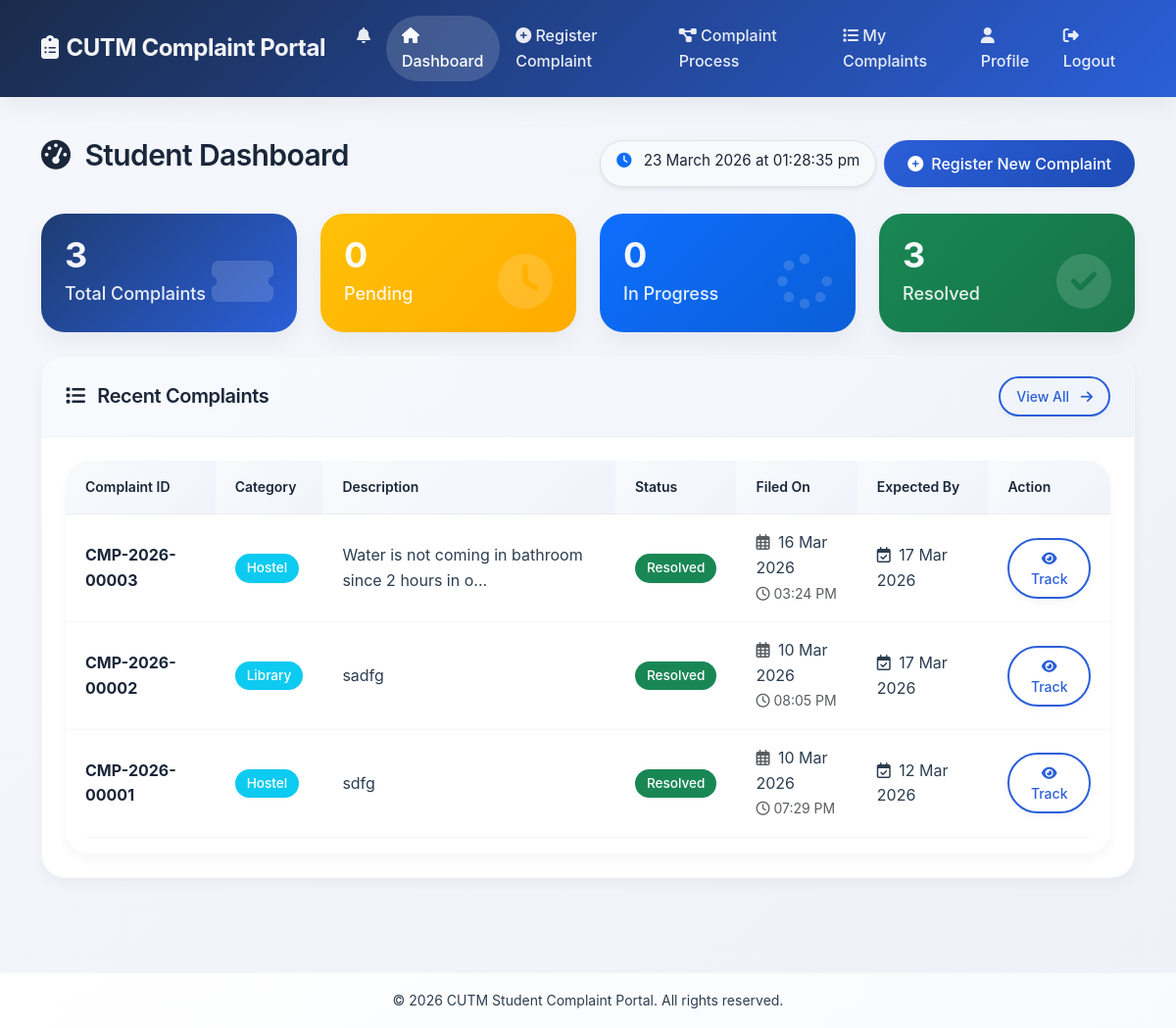
/student/dashboard (signed in), run on the app's committed database.
### models.py (models this page shows, shortened)
class Complaint(db.Model):
    __tablename__ = 'complaints'
    id = db.Column(db.Integer, primary_key=True)
    complaint_id = db.Column(db.String(50), unique=True, nullable=False)
    student_id = db.Column(db.Integer, db.ForeignKey('users.id'), nullable=False)
    category = db.Column(db.String(50), nullable=False)
    subcategory = db.Column(db.String(100), nullable=False)
    description = db.Column(db.Text, nullable=False)
    location = db.Column(db.String(200), nullable=False)
    image_path = db.Column(db.String(200))
    status = db.Column(db.String(50), default='Pending')
    priority = db.Column(db.String(20), default='Medium')
    assigned_to = db.Column(db.Integer, db.ForeignKey('users.id'), nullable=True)
    assigned_department = db.Column(db.String(100))
    assigned_date = db.Column(db.DateTime)
    estimated_completion_date = db.Column(db.DateTime)
    actual_completion_date = db.Column(db.DateTime)
    created_at = db.Column(db.DateTime, default=datetime.utcnow)
    updated_at = db.Column(db.DateTime, default=datetime.utcnow, onupdate=datetime.utcnow)
    escalated_at = db.Column(db.DateTime)
    escalation_count = db.Column(db.Integer, default=0)
    student = db.relationship('User', back_populates='complaints', foreign_keys=[student_id])
    assigned_staff = db.relationship('User', back_populates='assigned_complaints', foreign_keys=[assigned_to])
    tracking_updates = db.relationship('ComplaintTracking', back_populates='complaint', lazy=True, cascade='all, delete-orphan')
    feedback = db.relationship('Feedback', back_populates='complaint', uselist=False, cascade='all, delete-orphan')
    notifications = db.relationship('Notification', back_populates='complaint', lazy=True, cascade='all, delete-orphan')

### app.py (the view)
@app.route('/student/dashboard')
@login_required
def student_dashboard():
    if current_user.role != 'student':
        return redirect(url_for('index'))
    complaints = Complaint.query.filter_by(student_id=current_user.id).order_by(Complaint.created_at.desc()).limit(5).all()
    stats = {
        'total': Complaint.query.filter_by(student_id=current_user.id).count(),
        'pending': Complaint.query.filter_by(student_id=current_user.id, status='Pending').count(),
        'in_progress': Complaint.query.filter_by(student_id=current_user.id, status='Work in Progress').count(),
        'resolved': Complaint.query.filter_by(student_id=current_user.id, status='Resolved').count()
    }
    unread_notifications = Notification.query.filter_by(user_id=current_user.id, is_read=False).count()
    return render_template('student/dashboard.html',
                         complaints=complaints,
                         stats=stats,
                         unread_notifications=unread_notifications)

### app.py (called while the page is built)
@login_manager.user_loader
def load_user(user_id):
    return User.query.get(int(user_id))

@app.context_processor
def utility_processor():
    from datetime import datetime
    import pytz
    def ist_time(dt=None):
        if dt is None:
            dt = datetime.utcnow()
        utc = pytz.timezone('UTC')
        ist = pytz.timezone('Asia/Kolkata')
        if dt.tzinfo is None:
            dt = utc.localize(dt)
        ist_dt = dt.astimezone(ist)
        return ist_dt
    def format_ist(dt, format='%d %b %Y, %I:%M %p'):
        if dt is None:
            return "N/A"
        try:
            ist_dt = ist_time(dt)
            return ist_dt.strftime(format)
        except:
            return str(dt)
    return {
        'now': datetime.now,
        'datetime': datetime,
        'ist_time': ist_time,
        'format_ist': format_ist,
        'current_time': ist_time()
    }

### templates/student/dashboard.html (shortened to what this page needs)
{% extends "base.html" %}
{% block content %}
<div class="container">
    <div class="d-flex justify-content-between align-items-center mb-4">
        <h2>
            <i class="fas fa-tachometer-alt me-2"></i>
            Student Dashboard
        </h2>
        <div class="d-flex gap-2">
            <div class="current-time-badge bg-light rounded-pill px-3 py-2 shadow-sm">
                <i class="fas fa-clock text-primary me-2"></i>
                <span id="liveClock">{{ current_time.strftime('%d %B %Y, %I:%M:%S %p') }}</span>
            </div>
            <a href="{{ url_for('register_complaint') }}" class="btn btn-primary">
                <i class="fas fa-plus-circle me-2"></i>Register New Complaint
            </a>
        </div>
    </div>
    <div class="row mb-4">
        <div class="col-md-3">
            <div class="stats-card position-relative">
                <i class="fas fa-ticket-alt stats-icon"></i>
                <div class="stats-number">{{ stats.total }}</div>
                <div class="stats-label">Total Complaints</div>
            </div>
        </div>
        <div class="col-md-3">
            <div class="stats-card position-relative" style="background: linear-gradient(135deg, #ffc107 0%, #ffab00 100%);">
                <i class="fas fa-clock stats-icon"></i>
                <div class="stats-number">{{ stats.pending }}</div>
                <div class="stats-label">Pending</div>
            </div>
        </div>
        <div class="col-md-3">
            <div class="stats-card position-relative" style="background: linear-gradient(135deg, #0d6efd 0%, #0b5ed7 100%);">
                <i class="fas fa-spinner stats-icon"></i>
                <div class="stats-number">{{ stats.in_progress }}</div>
                <div class="stats-label">In Progress</div>
            </div>
        </div>
        <div class="col-md-3">
            <div class="stats-card position-relative" style="background: linear-gradient(135deg, #198754 0%, #157347 100%);">
                <i class="fas fa-check-circle stats-icon"></i>
                <div class="stats-number">{{ stats.resolved }}</div>
                <div class="stats-label">Resolved</div>
            </div>
        </div>
    </div>
    <div class="card">
        <div class="card-header bg-white d-flex justify-content-between align-items-center">
            <h5 class="mb-0">
                <i class="fas fa-list me-2"></i>
                Recent Complaints
            </h5>
            <a href="{{ url_for('my_complaints') }}" class="btn btn-sm btn-outline-primary">
                View All <i class="fas fa-arrow-right ms-2"></i>
            </a>
        </div>
        <div class="card-body">
            <div class="table-responsive">
                <table class="table table-hover">
                    <thead>
                        <tr>
                            <th>Complaint ID</th>
                            <th>Category</th>
                            <th>Description</th>
                            <th>Status</th>
                            <th>Filed On</th>
                            <th>Expected By</th>
                            <th>Action</th>
                        </tr>
                    </thead>
                    <tbody>
                        {% if complaints %}
                            {% for complaint in complaints %}
                            <tr>
                                <td>
                                    <strong>{{ complaint.complaint_id }}</strong>
                                </td>
                                <td>
                                    <span class="badge bg-info">{{ complaint.category }}</span>
                                </td>
                                <td>{{ complaint.description[:50] }}{% if complaint.description|length > 50 %}...{% endif %}</td>
                                <td>
                                    {% if complaint.status == 'Resolved' %}
                                        <span class="badge bg-success">{{ complaint.status }}</span>
                                    {% elif complaint.status == 'Rejected' %}
                                        <span class="badge bg-danger">{{ complaint.status }}</span>
                                    {% elif complaint.status == 'Escalated' %}
                                        <span class="badge bg-warning">{{ complaint.status }}</span>
                                    {% elif complaint.status in ['Assigned', 'Under Review', 'Work in Progress'] %}
                                        <span class="badge bg-primary">{{ complaint.status }}</span>
                                    {% else %}
                                        <span class="badge bg-secondary">{{ complaint.status }}</span>
                                    {% endif %}
                                </td>
                                <td>
                                    <i class="far fa-calendar-alt text-muted me-1"></i>
                                    {{ format_ist(complaint.created_at, '%d %b %Y') }}
                                    <br>
                                    <small class="text-muted">
                                        <i class="far fa-clock"></i>
                                        {{ format_ist(complaint.created_at, '%I:%M %p') }}
                                    </small>
                                </td>
                                <td>
                                    {% if complaint.estimated_completion_date %}
                                        <div class="{% if complaint.estimated_completion_date < now() and complaint.status != 'Resolved' %}text-danger{% endif %}">
                                            <i class="far fa-calendar-check me-1"></i>
                                            {{ format_ist(complaint.estimated_completion_date, '%d %b %Y') }}
                                        </div>
                                    {% else %}
                                        <span class="text-muted">
                                            <i class="far fa-clock me-1"></i>Not set
                                        </span>
                                    {% endif %}
                                </td>
                                <td>
                                    <a href="{{ url_for('complaint_tracking', complaint_id=complaint.complaint_id) }}"
                                       class="btn btn-sm btn-outline-primary">
                                        <i class="fas fa-eye"></i> Track
                                    </a>
                                </td>
                            </tr>
                            {% endfor %}
                        {% endif %}
                    </tbody>
                </table>
            </div>
        </div>
    </div>
</div>
{% endblock %}

### templates/student/dashboard.html (style rules this page uses)
.current-time-badge { font-size: 0.95rem; border: 1px solid #dee2e6; background: white; }
.stats-card { transition: transform 0.3s; }
.table td { vertical-align: middle; }
.badge { font-size: 0.85rem; padding: 0.5rem 0.75rem; }

### data on the page
Complaint: complaint_id "CMP-2026-00003", category "Hostel", description "Water is not coming in bathroom since 2 hours in o", status "Resolved", created_at "16 Mar 2026", created_at "03:24 PM", estimated_completion_date "17 Mar 2026"
Complaint: complaint_id "CMP-2026-00002", category "Library", description "sadfg", status "Resolved", created_at "10 Mar 2026", created_at "08:05 PM", estimated_completion_date "17 Mar 2026"
Complaint: complaint_id "CMP-2026-00001", category "Hostel", description "sdfg", status "Resolved", created_at "10 Mar 2026", created_at "07:29 PM", estimated_completion_date "12 Mar 2026"

### other printed values
{{ stats.total }} "3"
{{ stats.pending }} "0"
{{ stats.in_progress }} "0"
{{ stats.resolved }} "3"
